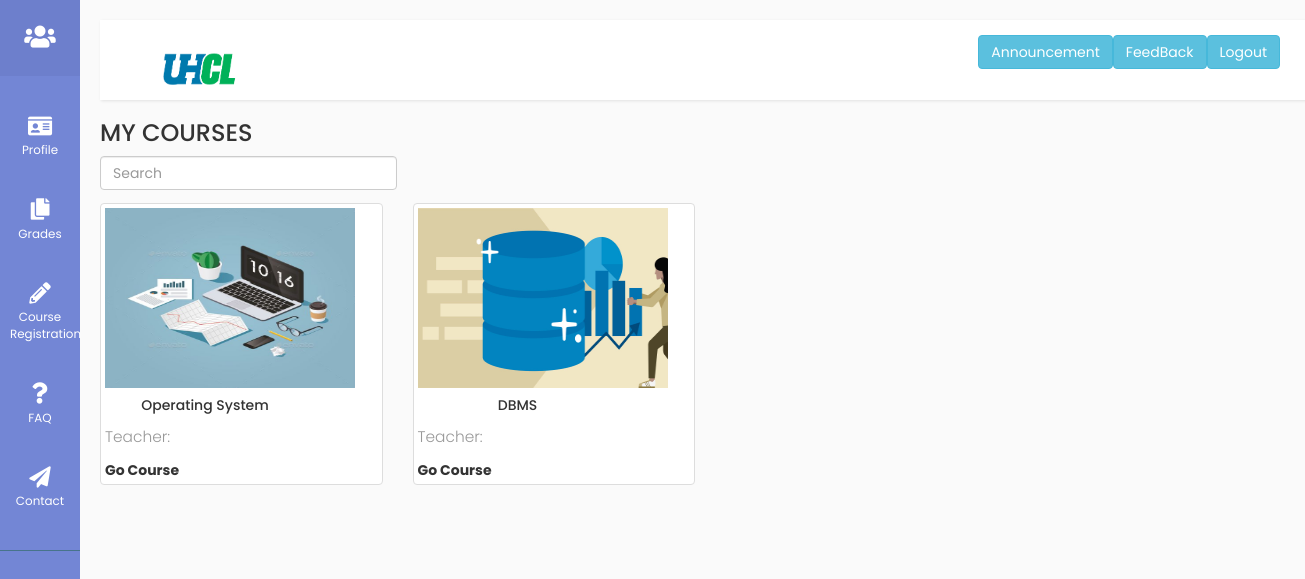
The page /studmain/ on the database its author committed.
### login/models.py (models this page shows)
class Course(models.Model):
    course_id=models.CharField(max_length=100,primary_key = True)
    course_name=models.CharField(max_length=100)
    course_credits=models.CharField(max_length=100)
    course_type=models.CharField(max_length=100)
    course_status=models.CharField(max_length=100)
    course_img=models.ImageField( default="")

### studmain/views.py (the view)
# urls.py: path('', views.studmain,name='studmain'),
def studmain(request):
    a=Course.objects.all()
    return render(request,'studmain/student page.html',{'Course':a})

### studmain/templates/studmain/student page.html (shortened to what this page needs)
{% extends 'studmain/studbase.html' %}
{% load static %}
{% block content %}
  <h3> MY COURSES </h3>
  <form class="form-inline">
    <input class="form-control mr-sm-2" type="search" placeholder="Search"  id="myFilter" onkeyup="myFunction()" aria-label="Search">
  </form>
    <div class="row"  style="padding-top:13px;">
    {% for d in Course %}
      <div class="col-lg-3 col-sm-5" >
        <div class="thumbnail">
  <div class="card" style="width: 20rem;">
  <img src="{{d.course_img.url}}"  height=180px; class="card-img-top" alt="..." style="width:250px;">
  <div class="card-body">
    <center><h5 class="card-title">{{d.course_name}} <b></h5></center>
    <p class="card-text">Teacher:</p>
  </div>
  <div class="card-body">
    <a href ="{% url 'studgocourse' %}"  class="card-link">Go Course</a>
  </div>
</div>
        </div>
      </div>
      {% endfor %}
      </div>
      </div>
  </div>
{% endblock %}

### studmain/templates/studmain/studbase.html (style rules this page uses)
body { font-family: 'Poppins', sans-serif; background: #fafafa; }
p { font-family: 'Poppins', sans-serif; font-size: 1.1em; font-weight: 300; line-height: 1.7em; color: #999; }
a, a:hover, a:focus { color: inherit; text-decoration: none; transition: all 0.3s; }

### rows shown on the page
Course: course_img (picture), course_name "Operating System"
Course: course_img (picture), course_name "DBMS"
